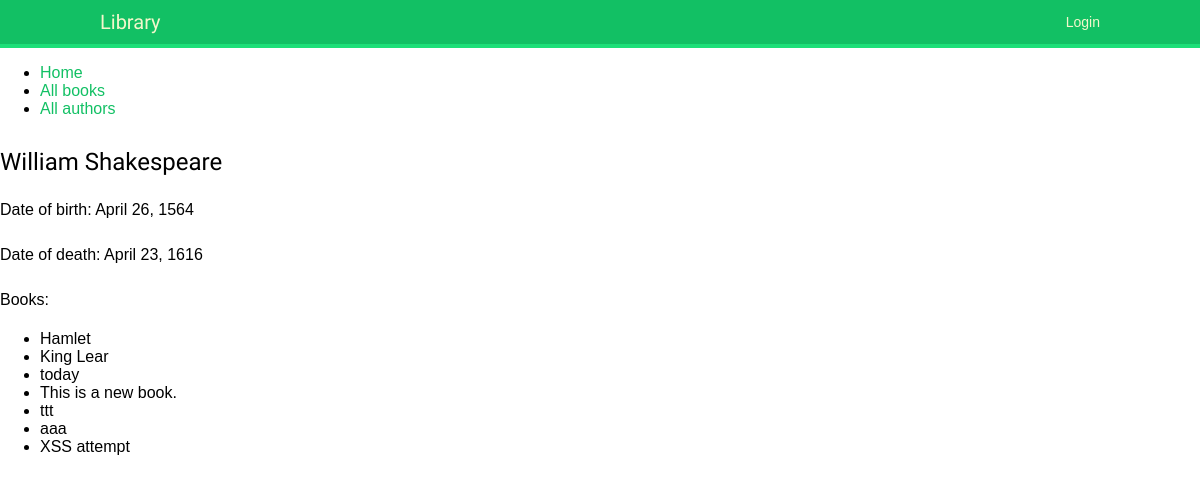
Page /library/author/1/ on the committed database.
### library/models.py (models this page shows, shortened)
class Author(models.Model):
    first_name = models.CharField(max_length=100)
    last_name = models.CharField(max_length=100)
    date_of_birth = models.DateField(null=True, blank=True)
    date_of_death = models.DateField(null=True, blank=True)

class Book(models.Model):
    title = models.CharField(max_length=300)
    author = models.ForeignKey('Author', on_delete=models.PROTECT)
    summary = models.CharField(max_length=500)
    ISBN = models.CharField(max_length=100)
    slug = models.SlugField(max_length = 250, null = True, blank = True, allow_unicode=True)

### library/views.py (the view)
# urls.py: path('author/<int:pk>/', views.AuthorDetailView.as_view(), name='author_detail'),
class AuthorDetailView(DetailView):
    model = Author
    template_name = 'author_detail.html'

### templates/author_detail.html
{% extends 'base.html' %}
{% block content %}
<h2>{{author.first_name}} {{author.last_name}}</h2>
<p>Date of birth: {{author.date_of_birth}}</p>
<p>Date of death: {{author.date_of_death}}</p>
<p>Books:
<ul>
    {% for book in author.book_set.all %}
    <li>{{book.title}}</li>
    {% endfor %}
</ul>
</p>
{% endblock content %}

### static/css/base.css (style rules this page uses)
body { margin:0; padding:0; font-family:helvetica, sans-serif; }
p { line-height: 1.8; }
h1, h2, h3, h4, h5 , h6 { font-family: 'Muli', sans-serif; font-weight:normal; }
h2 { margin:30px 0 20px; }

### rows in the picture
Author: first_name "William", last_name "Shakespeare", date_of_birth "April 26, 1564", date_of_death "April 23, 1616"
Book: title "Hamlet"
Book: title "King Lear"
Book: title "today"
Book: title "This is a new book."
Book: title "ttt"
Book: title "aaa"
Book: title "XSS attempt"
